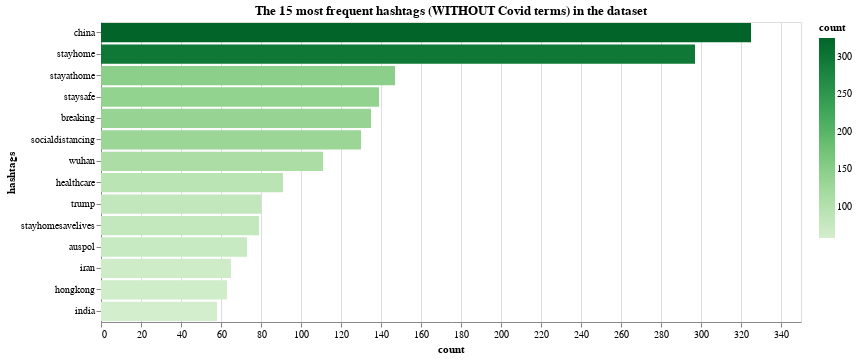

Notebook cell for this chart:
### Markdown cell above
We have calculated the frequency distribution, always displayed in the form of a bar chart showing the 15 most frequent hashtags (without Covid words) within the dataset:

### Code cell
fdist_hashtag = dict(nltk.FreqDist(cmt_list))
fdist_sorted_hashtag = dict(sorted(fdist_hashtag.items(), key=lambda item: item[1], reverse=True))
out_hashtag = dict(itertools.islice(fdist_sorted_hashtag.items(), 15))

df_hashtag = pd.DataFrame.from_dict(out_hashtag, orient='index').reset_index()
df_hashtag = df_hashtag.rename(columns={'index':'hashtags', 0:'count'})
#alt.renderers.enable('altair_viewer',inline=True)

c = alt.Chart(
    df_hashtag
).mark_bar().encode(
    x=alt.X('count:Q'),
    y=alt.Y('hashtags:N',sort='-x'),
    color=alt.Color('count:Q',scale=alt.Scale(scheme="greens"))
).transform_window(
    rank='rank(count)',
    sort=[alt.SortField('count', order='descending')]
).transform_filter(
    (alt.datum.rank < 15)
).properties(width=700, height=300, title = "The 15 most frequent hashtags (WITHOUT Covid terms) in the dataset")

c

### Figure 1 — Vega-Lite specification as saved in the notebook (floating-point values rounded to 4 significant figures)
{"config": {"view": {"continuousWidth": 400, "continuousHeight": 300}}, "data": {"name": "data-78ba9d33f77f735671b546d8c366cc26"}, "mark": "bar", "encoding": {"color": {"type": "quantitative", "field": "count", "scale": {"scheme": "greens"}}, "x": {"type": "quantitative", "field": "count"}, "y": {"type": "nominal", "field": "hashtags", "sort": "-x"}}, "height": 300, "title": "The 15 most frequent hashtags (WITHOUT Covid terms) in the dataset", "transform": [{"window": [{"op": "rank", "field": "count", "as": "rank"}], "sort": [{"field": "count", "order": "descending"}]}, {"filter": "(datum.rank < 15)"}], "width": 700, "$schema": "https://vega.github.io/schema/vega-lite/v4.8.1.json", "datasets": {"data-78ba9d33f77f735671b546d8c366cc26": [{"hashtags": "china", "count": 325}, {"hashtags": "stayhome", "count": 297}, {"hashtags": "stayathome", "count": 147}, {"hashtags": "staysafe", "count": 139}, {"hashtags": "breaking", "count": 135}, {"hashtags": "socialdistancing", "count": 130}, {"hashtags": "wuhan", "count": 111}, {"hashtags": "healthcare", "count": 91}, {"hashtags": "trump", "count": 80}, {"hashtags": "stayhomesavelives", "count": 79}, {"hashtags": "auspol", "count": 73}, {"hashtags": "iran", "count": 65}, {"hashtags": "hongkong", "count": 63}, {"hashtags": "india", "count": 58}, {"hashtags": "stayhomestaysafe", "count": 56}]}}
